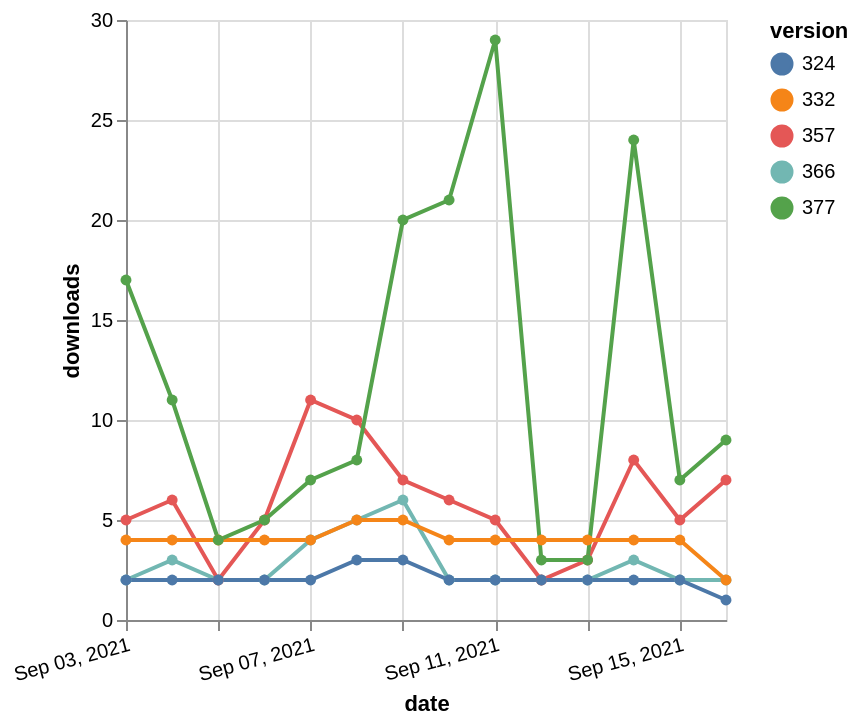

This figure's Vega-Lite source:
### Vega-Lite specification from a JSON file in a GitHub repository (floating-point values rounded to 4 significant figures)
{"$schema": "https://vega.github.io/schema/vega-lite/v5.json", "description": "A simple bar chart with embedded data.", "data": {"values": [{"date": "2021-09-03", "total": 5661, "delta": 2, "version": "366"}, {"date": "2021-09-04", "total": 5664, "delta": 3, "version": "366"}, {"date": "2021-09-05", "total": 5666, "delta": 2, "version": "366"}, {"date": "2021-09-06", "total": 5668, "delta": 2, "version": "366"}, {"date": "2021-09-07", "total": 5672, "delta": 4, "version": "366"}, {"date": "2021-09-08", "total": 5677, "delta": 5, "version": "366"}, {"date": "2021-09-09", "total": 5683, "delta": 6, "version": "366"}, {"date": "2021-09-10", "total": 5685, "delta": 2, "version": "366"}, {"date": "2021-09-11", "total": 5687, "delta": 2, "version": "366"}, {"date": "2021-09-12", "total": 5689, "delta": 2, "version": "366"}, {"date": "2021-09-13", "total": 5691, "delta": 2, "version": "366"}, {"date": "2021-09-14", "total": 5694, "delta": 3, "version": "366"}, {"date": "2021-09-15", "total": 5696, "delta": 2, "version": "366"}, {"date": "2021-09-16", "total": 5698, "delta": 2, "version": "366"}, {"date": "2021-09-03", "total": 11568, "delta": 5, "version": "357"}, {"date": "2021-09-04", "total": 11574, "delta": 6, "version": "357"}, {"date": "2021-09-05", "total": 11576, "delta": 2, "version": "357"}, {"date": "2021-09-06", "total": 11581, "delta": 5, "version": "357"}, {"date": "2021-09-07", "total": 11592, "delta": 11, "version": "357"}, {"date": "2021-09-08", "total": 11602, "delta": 10, "version": "357"}, {"date": "2021-09-09", "total": 11609, "delta": 7, "version": "357"}, {"date": "2021-09-10", "total": 11615, "delta": 6, "version": "357"}, {"date": "2021-09-11", "total": 11620, "delta": 5, "version": "357"}, {"date": "2021-09-12", "total": 11622, "delta": 2, "version": "357"}, {"date": "2021-09-13", "total": 11625, "delta": 3, "version": "357"}, {"date": "2021-09-14", "total": 11633, "delta": 8, "version": "357"}, {"date": "2021-09-15", "total": 11638, "delta": 5, "version": "357"}, {"date": "2021-09-16", "total": 11645, "delta": 7, "version": "357"}, {"date": "2021-09-03", "total": 9740, "delta": 4, "version": "332"}, {"date": "2021-09-04", "total": 9744, "delta": 4, "version": "332"}, {"date": "2021-09-05", "total": 9748, "delta": 4, "version": "332"}, {"date": "2021-09-06", "total": 9752, "delta": 4, "version": "332"}, {"date": "2021-09-07", "total": 9756, "delta": 4, "version": "332"}, {"date": "2021-09-08", "total": 9761, "delta": 5, "version": "332"}, {"date": "2021-09-09", "total": 9766, "delta": 5, "version": "332"}, {"date": "2021-09-10", "total": 9770, "delta": 4, "version": "332"}, {"date": "2021-09-11", "total": 9774, "delta": 4, "version": "332"}, {"date": "2021-09-12", "total": 9778, "delta": 4, "version": "332"}, {"date": "2021-09-13", "total": 9782, "delta": 4, "version": "332"}, {"date": "2021-09-14", "total": 9786, "delta": 4, "version": "332"}, {"date": "2021-09-15", "total": 9790, "delta": 4, "version": "332"}, {"date": "2021-09-16", "total": 9792, "delta": 2, "version": "332"}, {"date": "2021-09-03", "total": 14133, "delta": 17, "version": "377"}, {"date": "2021-09-04", "total": 14144, "delta": 11, "version": "377"}, {"date": "2021-09-05", "total": 14148, "delta": 4, "version": "377"}, {"date": "2021-09-06", "total": 14153, "delta": 5, "version": "377"}, {"date": "2021-09-07", "total": 14160, "delta": 7, "version": "377"}, {"date": "2021-09-08", "total": 14168, "delta": 8, "version": "377"}, {"date": "2021-09-09", "total": 14188, "delta": 20, "version": "377"}, {"date": "2021-09-10", "total": 14209, "delta": 21, "version": "377"}, {"date": "2021-09-11", "total": 14238, "delta": 29, "version": "377"}, {"date": "2021-09-12", "total": 14241, "delta": 3, "version": "377"}, {"date": "2021-09-13", "total": 14244, "delta": 3, "version": "377"}, {"date": "2021-09-14", "total": 14268, "delta": 24, "version": "377"}, {"date": "2021-09-15", "total": 14275, "delta": 7, "version": "377"}, {"date": "2021-09-16", "total": 14284, "delta": 9, "version": "377"}, {"date": "2021-09-03", "total": 4846, "delta": 2, "version": "324"}, {"date": "2021-09-04", "total": 4848, "delta": 2, "version": "324"}, {"date": "2021-09-05", "total": 4850, "delta": 2, "version": "324"}, {"date": "2021-09-06", "total": 4852, "delta": 2, "version": "324"}, {"date": "2021-09-07", "total": 4854, "delta": 2, "version": "324"}, {"date": "2021-09-08", "total": 4857, "delta": 3, "version": "324"}, {"date": "2021-09-09", "total": 4860, "delta": 3, "version": "324"}, {"date": "2021-09-10", "total": 4862, "delta": 2, "version": "324"}, {"date": "2021-09-11", "total": 4864, "delta": 2, "version": "324"}, {"date": "2021-09-12", "total": 4866, "delta": 2, "version": "324"}, {"date": "2021-09-13", "total": 4868, "delta": 2, "version": "324"}, {"date": "2021-09-14", "total": 4870, "delta": 2, "version": "324"}, {"date": "2021-09-15", "total": 4872, "delta": 2, "version": "324"}, {"date": "2021-09-16", "total": 4873, "delta": 1, "version": "324"}]}, "width": "container", "mark": {"type": "line", "point": {"filled": true}}, "encoding": {"x": {"field": "date", "type": "temporal", "timeUnit": "yearmonthdate", "title": "date", "axis": {"labelAngle": -15}}, "y": {"field": "delta", "type": "quantitative", "title": "downloads"}, "color": {"field": "version", "type": "nominal"}, "tooltip": {"field": "delta"}}}
